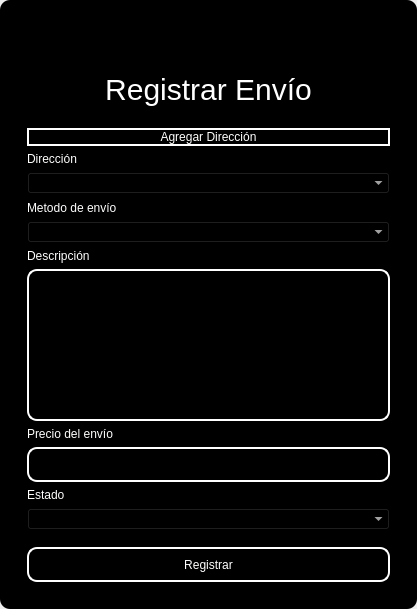
<?xml version="1.0" encoding="UTF-8"?>
<ui version="4.0">
 <class>MainWindow</class>
 <widget class="QMainWindow" name="MainWindow">
  <property name="geometry">
   <rect>
    <x>0</x>
    <y>0</y>
    <width>417</width>
    <height>609</height>
   </rect>
  </property>
  <property name="windowTitle">
   <string>MainWindow</string>
  </property>
  <property name="styleSheet">
   <string notr="true"/>
  </property>
  <widget class="QWidget" name="centralwidget">
   <property name="styleSheet">
    <string notr="true"/>
   </property>
   <layout class="QVBoxLayout" name="verticalLayout">
    <property name="spacing">
     <number>0</number>
    </property>
    <property name="leftMargin">
     <number>0</number>
    </property>
    <property name="topMargin">
     <number>0</number>
    </property>
    <property name="rightMargin">
     <number>0</number>
    </property>
    <property name="bottomMargin">
     <number>0</number>
    </property>
    <item>
     <widget class="QFrame" name="frame">
      <property name="enabled">
       <bool>true</bool>
      </property>
      <property name="styleSheet">
       <string notr="true">QFrame {
	border-radius:10px;
	
	background-color: rgb(0, 0, 0);
 }
</string>
      </property>
      <property name="frameShape">
       <enum>QFrame::StyledPanel</enum>
      </property>
      <property name="frameShadow">
       <enum>QFrame::Raised</enum>
      </property>
      <layout class="QVBoxLayout" name="verticalLayout_2">
       <item>
        <widget class="QFrame" name="frame_superior">
         <property name="minimumSize">
          <size>
           <width>0</width>
           <height>40</height>
          </size>
         </property>
         <property name="maximumSize">
          <size>
           <width>16777215</width>
           <height>40</height>
          </size>
         </property>
         <property name="styleSheet">
          <string notr="true">QPushButton{
border-radius:18px;
}

QPushButton:hover{
	background-color: rgb(0, 0, 0);
}
</string>
         </property>
         <property name="frameShape">
          <enum>QFrame::StyledPanel</enum>
         </property>
         <property name="frameShadow">
          <enum>QFrame::Raised</enum>
         </property>
         <layout class="QHBoxLayout" name="horizontalLayout_3">
          <property name="spacing">
           <number>4</number>
          </property>
          <property name="leftMargin">
           <number>0</number>
          </property>
          <property name="topMargin">
           <number>0</number>
          </property>
          <property name="rightMargin">
           <number>0</number>
          </property>
          <property name="bottomMargin">
           <number>0</number>
          </property>
          <item>
           <widget class="QPushButton" name="btn_icon">
            <property name="text">
             <string/>
            </property>
            <property name="iconSize">
             <size>
              <width>40</width>
              <height>40</height>
             </size>
            </property>
           </widget>
          </item>
          <item>
           <spacer name="horizontalSpacer_2">
            <property name="orientation">
             <enum>Qt::Horizontal</enum>
            </property>
            <property name="sizeHint" stdset="0">
             <size>
              <width>443</width>
              <height>20</height>
             </size>
            </property>
           </spacer>
          </item>
          <item>
           <widget class="QPushButton" name="bt_minimizar">
            <property name="minimumSize">
             <size>
              <width>38</width>
              <height>38</height>
             </size>
            </property>
            <property name="maximumSize">
             <size>
              <width>38</width>
              <height>38</height>
             </size>
            </property>
            <property name="cursor">
             <cursorShape>PointingHandCursor</cursorShape>
            </property>
            <property name="text">
             <string/>
            </property>
            <property name="icon">
             <iconset>
              <normaloff>image/minus.svg</normaloff>image/minus.svg</iconset>
            </property>
            <property name="iconSize">
             <size>
              <width>38</width>
              <height>38</height>
             </size>
            </property>
           </widget>
          </item>
          <item>
           <widget class="QPushButton" name="bt_maximizar">
            <property name="minimumSize">
             <size>
              <width>38</width>
              <height>38</height>
             </size>
            </property>
            <property name="maximumSize">
             <size>
              <width>38</width>
              <height>38</height>
             </size>
            </property>
            <property name="cursor">
             <cursorShape>PointingHandCursor</cursorShape>
            </property>
            <property name="text">
             <string/>
            </property>
            <property name="icon">
             <iconset>
              <normaloff>image/chevron-up.svg</normaloff>image/chevron-up.svg</iconset>
            </property>
            <property name="iconSize">
             <size>
              <width>38</width>
              <height>38</height>
             </size>
            </property>
           </widget>
          </item>
          <item>
           <widget class="QPushButton" name="bt_restaurar">
            <property name="minimumSize">
             <size>
              <width>38</width>
              <height>38</height>
             </size>
            </property>
            <property name="maximumSize">
             <size>
              <width>38</width>
              <height>38</height>
             </size>
            </property>
            <property name="cursor">
             <cursorShape>PointingHandCursor</cursorShape>
            </property>
            <property name="text">
             <string/>
            </property>
            <property name="icon">
             <iconset>
              <normaloff>image/chevron-down.svg</normaloff>image/chevron-down.svg</iconset>
            </property>
            <property name="iconSize">
             <size>
              <width>38</width>
              <height>38</height>
             </size>
            </property>
           </widget>
          </item>
          <item>
           <widget class="QPushButton" name="bt_cerrar">
            <property name="minimumSize">
             <size>
              <width>38</width>
              <height>38</height>
             </size>
            </property>
            <property name="maximumSize">
             <size>
              <width>38</width>
              <height>38</height>
             </size>
            </property>
            <property name="cursor">
             <cursorShape>PointingHandCursor</cursorShape>
            </property>
            <property name="text">
             <string/>
            </property>
            <property name="icon">
             <iconset>
              <normaloff>image/x.svg</normaloff>image/x.svg</iconset>
            </property>
            <property name="iconSize">
             <size>
              <width>38</width>
              <height>38</height>
             </size>
            </property>
           </widget>
          </item>
         </layout>
        </widget>
       </item>
       <item>
        <widget class="QFrame" name="frame_3">
         <property name="styleSheet">
          <string notr="true">QLabel {
	color: rgb(255, 255, 254);
	font: 12pt &quot;Arial&quot;;
	background-color: rgba(0, 0, 0,0);
}

QTextEdit{
background-color: rgba(0, 0, 0,0);
border-radius:10px; 
font: 12pt &quot;Arial&quot;;
color: rgb(255, 255, 254);
border: 2px solid  rgb(255, 255, 255);

}

QTextEdit:hover{
background-color: rgba(0, 0, 0,0);
border-radius:10px; 
font: 12pt &quot;Arial&quot;;
border: 2px solid  rgb(120, 0, 171);
}

QTextEdit:focus{
background-color: rgb(0, 0, 0);
border-radius:10px; 
font: 12pt &quot;Arial&quot;;
border: 2px solid rgb(120, 0, 171);
}

QLineEdit{
background-color: rgba(0, 0, 0,0);
border-radius:10px; 
font: 12pt &quot;Arial&quot;;
color: rgb(255, 255, 254);
border: 2px solid  rgb(255, 255, 255);

}

QLineEdit:hover{
background-color: rgba(0, 0, 0,0);
border-radius:10px; 
font: 12pt &quot;Arial&quot;;
border: 2px solid  rgb(120, 0, 171);
}

QLineEdit:focus{
background-color: rgb(0, 0, 0);
border-radius:10px; 
font: 12pt &quot;Arial&quot;;
border: 2px solid rgb(120, 0, 171);
}

QCheckBox{
	font: 12pt &quot;Arial&quot;;
	color: rgb(255, 255, 255);
}

QCheckBox::indicator {
    width: 18px;
    height:18px;
}

QCheckBox::indicator:unchecked {
   background-image: url(image/square.svg);
}

QCheckBox::indicator:checked {
   background-image: url(image/check-square.svg);
}

QPushButton{
border-radius:10px; 
font: 12pt &quot;Arial&quot;;
color: rgb(255, 255, 254);
border: 2px solid #ffffff;
}

QPushButton:hover{
border-radius:10px; 
font: 12pt &quot;Arial&quot;;
color: rgb(255, 255, 255);
border: 2px solid rgb(120, 0, 171);
	background-color: rgb(120, 0, 171);
}
</string>
         </property>
         <property name="frameShape">
          <enum>QFrame::StyledPanel</enum>
         </property>
         <property name="frameShadow">
          <enum>QFrame::Raised</enum>
         </property>
         <layout class="QHBoxLayout" name="horizontalLayout_4">
          <item>
           <layout class="QVBoxLayout" name="verticalLayout_4">
            <property name="spacing">
             <number>5</number>
            </property>
            <property name="rightMargin">
             <number>0</number>
            </property>
            <property name="bottomMargin">
             <number>0</number>
            </property>
            <item>
             <widget class="QLabel" name="label_3">
              <property name="minimumSize">
               <size>
                <width>100</width>
                <height>50</height>
               </size>
              </property>
              <property name="styleSheet">
               <string notr="true">font-size: 30px;
color: rgb(255, 255, 255);</string>
              </property>
              <property name="text">
               <string>Registrar Envío</string>
              </property>
              <property name="alignment">
               <set>Qt::AlignCenter</set>
              </property>
             </widget>
            </item>
            <item>
             <widget class="QFrame" name="frame_4">
              <property name="maximumSize">
               <size>
                <width>400</width>
                <height>700</height>
               </size>
              </property>
              <property name="styleSheet">
               <string notr="true">QLabel {
	color: rgb(255, 255, 254);
	font: 12pt &quot;Arial&quot;;
	background-color: rgba(0, 0, 0,0);
}

QTextEdit{
background-color: rgba(0, 0, 0,0);
border-radius:10px; 
font: 12pt &quot;Arial&quot;;
color: rgb(255, 255, 254);
border: 2px solid  rgb(255, 255, 255);

}

QTextEdit:hover{
background-color: rgba(0, 0, 0,0);
border-radius:10px; 
font: 12pt &quot;Arial&quot;;
border: 2px solid  rgb(120, 0, 171);
}

QTextEdit:focus{
background-color: rgb(0, 0, 0);
border-radius:10px; 
font: 12pt &quot;Arial&quot;;
border: 2px solid rgb(120, 0, 171);
}

QLineEdit{
background-color: rgba(0, 0, 0,0);
border-radius:10px; 
font: 12pt &quot;Arial&quot;;
color: rgb(255, 255, 254);
border: 2px solid  rgb(255, 255, 255);

}

QLineEdit:hover{
background-color: rgba(0, 0, 0,0);
border-radius:10px; 
font: 12pt &quot;Arial&quot;;
border: 2px solid  rgb(120, 0, 171);
}

QLineEdit:focus{
background-color: rgb(0, 0, 0);
border-radius:10px; 
font: 12pt &quot;Arial&quot;;
border: 2px solid rgb(120, 0, 171);
}

QCheckBox{
	font: 12pt &quot;Arial&quot;;
	color: rgb(255, 255, 255);
}

QCheckBox::indicator {
    width: 18px;
    height:18px;
}

QCheckBox::indicator:unchecked {
   background-image: url(image/square.svg);
}

QCheckBox::indicator:checked {
   background-image: url(image/check-square.svg);
}

QPushButton{
border-radius:10px; 
font: 12pt &quot;Arial&quot;;
color: rgb(255, 255, 254);
border: 2px solid #ffffff;
}

QPushButton:hover{
border-radius:10px; 
font: 12pt &quot;Arial&quot;;
color: rgb(255, 255, 255);
border: 2px solid rgb(120, 0, 171);
	background-color: rgb(120, 0, 171);
}
</string>
              </property>
              <property name="frameShape">
               <enum>QFrame::StyledPanel</enum>
              </property>
              <property name="frameShadow">
               <enum>QFrame::Raised</enum>
              </property>
              <layout class="QVBoxLayout" name="verticalLayout_3">
               <property name="leftMargin">
                <number>9</number>
               </property>
               <property name="topMargin">
                <number>9</number>
               </property>
               <property name="rightMargin">
                <number>9</number>
               </property>
               <property name="bottomMargin">
                <number>9</number>
               </property>
               <item>
                <spacer name="verticalSpacer_3">
                 <property name="orientation">
                  <enum>Qt::Vertical</enum>
                 </property>
                 <property name="sizeHint" stdset="0">
                  <size>
                   <width>20</width>
                   <height>40</height>
                  </size>
                 </property>
                </spacer>
               </item>
               <item>
                <widget class="QPushButton" name="btn_add_address">
                 <property name="text">
                  <string>Agregar Dirección</string>
                 </property>
                </widget>
               </item>
               <item>
                <spacer name="verticalSpacer_4">
                 <property name="orientation">
                  <enum>Qt::Vertical</enum>
                 </property>
                 <property name="sizeHint" stdset="0">
                  <size>
                   <width>20</width>
                   <height>40</height>
                  </size>
                 </property>
                </spacer>
               </item>
               <item>
                <widget class="QLabel" name="label_8">
                 <property name="text">
                  <string>Dirección</string>
                 </property>
                </widget>
               </item>
               <item>
                <widget class="QComboBox" name="address_combobox">
                 <property name="styleSheet">
                  <string notr="true">background-color: rgb(0, 0, 0);
color: rgb(255, 255, 255);</string>
                 </property>
                </widget>
               </item>
               <item>
                <spacer name="verticalSpacer">
                 <property name="orientation">
                  <enum>Qt::Vertical</enum>
                 </property>
                 <property name="sizeHint" stdset="0">
                  <size>
                   <width>20</width>
                   <height>40</height>
                  </size>
                 </property>
                </spacer>
               </item>
               <item>
                <widget class="QLabel" name="label_4">
                 <property name="text">
                  <string>Metodo de envío</string>
                 </property>
                </widget>
               </item>
               <item>
                <widget class="QComboBox" name="method_combobox">
                 <property name="styleSheet">
                  <string notr="true">background-color: rgb(0, 0, 0);
color: rgb(255, 255, 255);</string>
                 </property>
                </widget>
               </item>
               <item>
                <widget class="QLabel" name="label">
                 <property name="text">
                  <string>Descripción</string>
                 </property>
                </widget>
               </item>
               <item>
                <widget class="QTextEdit" name="descriptiontxt"/>
               </item>
               <item>
                <spacer name="verticalSpacer_6">
                 <property name="orientation">
                  <enum>Qt::Vertical</enum>
                 </property>
                 <property name="sizeHint" stdset="0">
                  <size>
                   <width>20</width>
                   <height>40</height>
                  </size>
                 </property>
                </spacer>
               </item>
               <item>
                <widget class="QLabel" name="label_2">
                 <property name="text">
                  <string>Precio del envío</string>
                 </property>
                </widget>
               </item>
               <item>
                <widget class="QLineEdit" name="budgettxt">
                 <property name="minimumSize">
                  <size>
                   <width>0</width>
                   <height>35</height>
                  </size>
                 </property>
                </widget>
               </item>
               <item>
                <spacer name="verticalSpacer_10">
                 <property name="orientation">
                  <enum>Qt::Vertical</enum>
                 </property>
                 <property name="sizeHint" stdset="0">
                  <size>
                   <width>20</width>
                   <height>40</height>
                  </size>
                 </property>
                </spacer>
               </item>
               <item>
                <widget class="QLabel" name="label_6">
                 <property name="text">
                  <string>Estado</string>
                 </property>
                </widget>
               </item>
               <item>
                <widget class="QComboBox" name="status_combobox">
                 <property name="styleSheet">
                  <string notr="true">background-color: rgb(0, 0, 0);
color: rgb(255, 255, 255);</string>
                 </property>
                </widget>
               </item>
               <item>
                <spacer name="verticalSpacer_9">
                 <property name="orientation">
                  <enum>Qt::Vertical</enum>
                 </property>
                 <property name="sizeHint" stdset="0">
                  <size>
                   <width>20</width>
                   <height>50</height>
                  </size>
                 </property>
                </spacer>
               </item>
               <item>
                <widget class="QPushButton" name="btn_add">
                 <property name="minimumSize">
                  <size>
                   <width>0</width>
                   <height>35</height>
                  </size>
                 </property>
                 <property name="cursor">
                  <cursorShape>PointingHandCursor</cursorShape>
                 </property>
                 <property name="text">
                  <string>Registrar</string>
                 </property>
                </widget>
               </item>
               <item>
                <spacer name="verticalSpacer_7">
                 <property name="orientation">
                  <enum>Qt::Vertical</enum>
                 </property>
                 <property name="sizeHint" stdset="0">
                  <size>
                   <width>20</width>
                   <height>40</height>
                  </size>
                 </property>
                </spacer>
               </item>
               <item>
                <spacer name="verticalSpacer_8">
                 <property name="orientation">
                  <enum>Qt::Vertical</enum>
                 </property>
                 <property name="sizeHint" stdset="0">
                  <size>
                   <width>20</width>
                   <height>40</height>
                  </size>
                 </property>
                </spacer>
               </item>
              </layout>
             </widget>
            </item>
           </layout>
          </item>
         </layout>
        </widget>
       </item>
      </layout>
     </widget>
    </item>
   </layout>
  </widget>
 </widget>
 <resources/>
 <connections/>
</ui>
